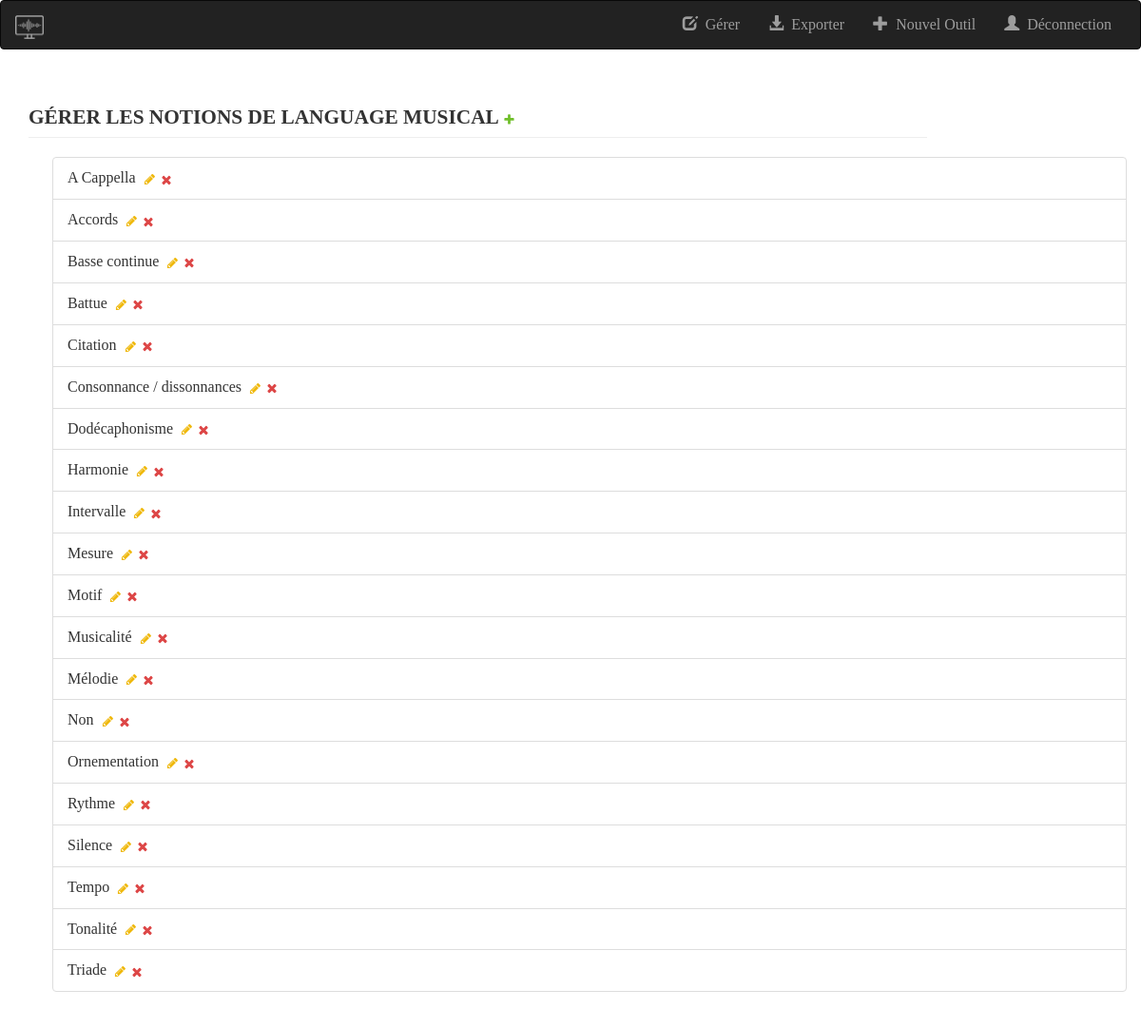
The page /gerer_languagemusical/ (signed in) on the database as committed earlier.
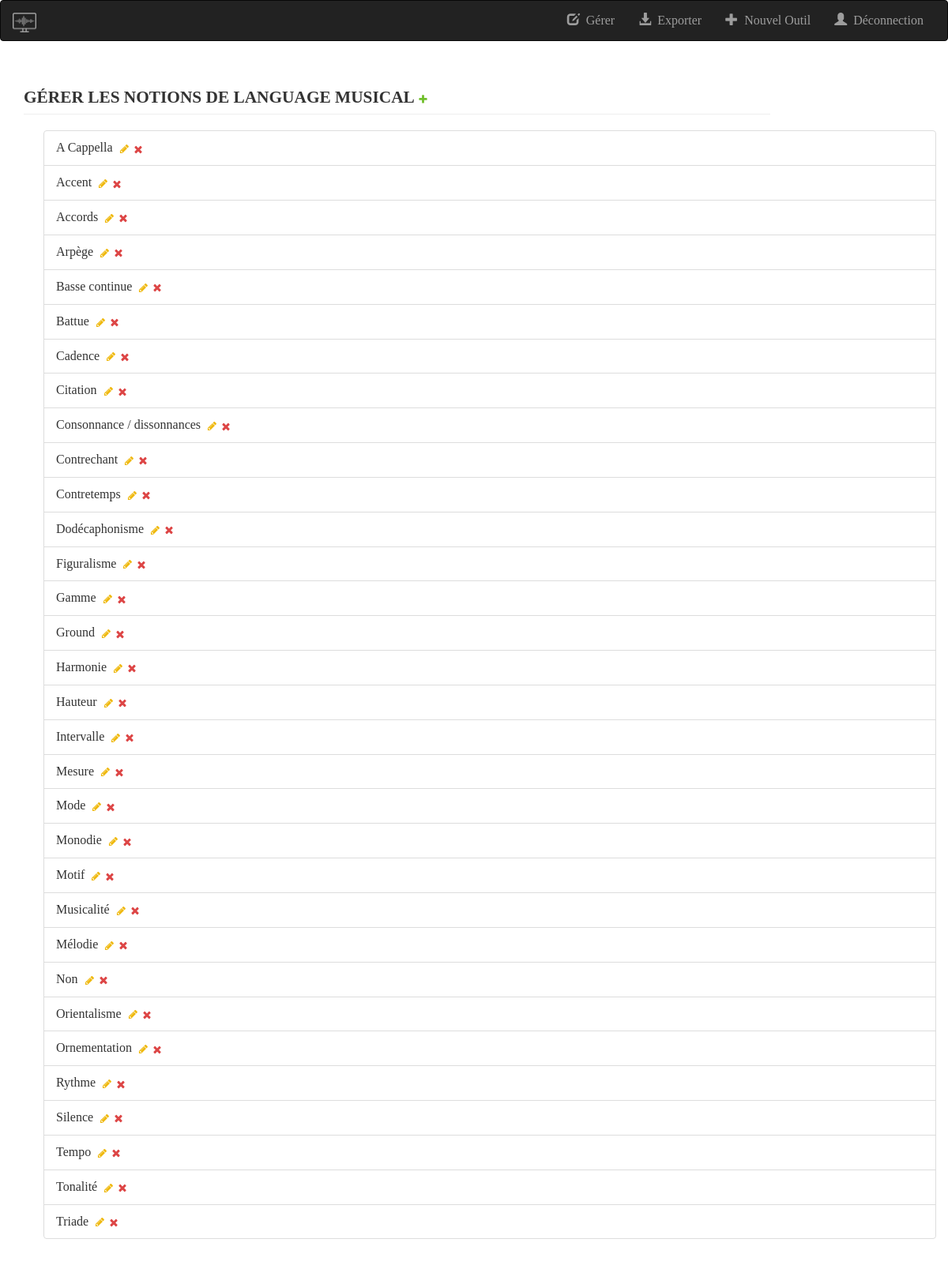
The same page on the database as committed later.
### bdmultimedia/models.py (models this page shows, shortened)
@python_2_unicode_compatible
class LanguageMusical(models.Model):
    nom = models.CharField(max_length=200, unique=True)
    class Meta:
        verbose_name = "Language musical"
        verbose_name_plural = "Languages musicaux"

### bdmultimedia/views.py (the view)
# urls.py: url(r'^gerer_languagemusical/$',views.GererLanguageMusical.as_view(),name='gerer_languageMusical'),
class GererLanguageMusical(generic.ListView):
    model = LanguageMusical
    template_name = 'gerer_languageMusical.html'
    context_object_name = 'all_languageMusical'
    liste = LanguageMusical.objects.order_by('nom')
    def get_queryset(self):
        return GererLanguageMusical.liste

### bdmultimedia/Templates/gerer_languageMusical.html (shortened to what this page needs)
{% extends "base.html" %}
{% load staticfiles %}
{% load bootstrap_tags %}
{% block body %}
    <div class="container-fluid">
        <div class="col-md-10">
            <h3 class="page-header">
                Gérer les notions de language musical
                {% if user.is_authenticated %}
                     <a class="related-widget-wrapper-link add-related" id="add_id_language_musical"
                        href="JavaScript:newPopup('/admin/bdmultimedia/languagemusical/add/?_to_field=id&amp;_popup=1');"
                        title="Ajouter une autre notion de language musical">
                        <img src="/static/media/icon-addlink.svg" alt="Ajouter"/>
                    </a>
                {% endif %}
            </h3>
        </div>
    </div>
<div class="container-fluid">
    <ul>
        {% for languagemusical in all_languageMusical %}
            <li class="list-group-item"> {{ languagemusical.nom }}&nbsp;
                {% if user.is_authenticated %}
                    <a class="related-widget-wrapper-link add-related" id="change_id_language_musical"
                        href="JavaScript:newPopup('/admin/bdmultimedia/languagemusical/{{ languagemusical.id }}/change/?_to_field=id&_popup=1');"
                        title="Modifier la notion de language musical">
                        <img src="/static/media/icon-changelink.svg" alt="Modifier"/>
                    </a>
                    <a class="related-widget-wrapper-link add-related" id="delete_id_language_musical"
                        href="JavaScript:newPopup('/admin/bdmultimedia/languagemusical/{{ languagemusical.id }}/delete/?_to_field=id&_popup=1');"
                        title="Suprimer la notion de language musical">
                        <img src="/static/media/icon-deletelink.svg" alt="Suprimer"/>
                    </a>
                {% endif %}
            </li>
        {% endfor %}
    </ul>
</div>
{% endblock %}

### bdmultimedia/Templates/base.html (shortened to what this page needs)
<!DOCTYPE html>
<html lang="fr">
<head>
    {% load staticfiles %}
    <link rel="stylesheet" href="https://maxcdn.bootstrapcdn.com/bootstrap/3.3.6/css/bootstrap.min.css">
    <link rel="stylesheet" href="../static/css/style.css">
</head>
<body>
    {% block header %}
        <header>
            <nav class="navbar navbar-inverse">
                <div class="container-fluid">
                    <div class="navbar-header">
                        <a class="navbar-brand" href="{% url 'aLaUne' %}"><img src="../static/media/icone_blanc.png" height="25px"/></a>
                    </div>
                    <div class="collapse navbar-collapse" id="barreNav">
                        {% if not user.is_authenticated %}
                            <ul class="nav navbar-nav navbar-right">
                                <li class="">
                                    <a href='/login/'>
                                        <span class="glyphicon glyphicon-user" aria-hidden="true"></span>&nbsp; S'identifier
                                    </a>
                                </li>
                            </ul>
                        {% else %}
                            <ul class="nav navbar-nav navbar-right">
                                <li class="">
                                    <a href='{% url "logout" %}?next={% url "aLaUne" %}'>
                                        <span class="glyphicon glyphicon-user" aria-hidden="true"></span>&nbsp; Déconnection
                                    </a>
                                </li>
                            </ul>
                            <ul class="nav navbar-nav navbar-right">
                                <li class="">
                                    <a href="JavaScript:newPopup('/admin/bdmultimedia/outil/add/?_to_field=id&amp;_popup=1');">
                                        <span class="glyphicon glyphicon-plus" aria-hidden="true"></span>&nbsp; Nouvel Outil
                                    </a>
                                </li>
                            </ul>
                            <ul class="nav navbar-nav navbar-right">
                                <li class="">
                                    <a href='/export/xls'><span class="glyphicon glyphicon-download-alt" aria-hidden="true"></span>&nbsp; Exporter</a>
                                </li>
                            </ul>
                            <ul class="nav navbar-nav navbar-right">
                                <li class="">
                                    <a href='/gerer'><span class="glyphicon glyphicon-edit" aria-hidden="true"></span>&nbsp; Gérer</a>
                                </li>
                            </ul>
                        {% endif %}
                    </div>
                </div>
            </nav>
        </header>
    {% endblock %}
    {% block body%} {% endblock%}
    {% block footer %}
        <footer>
            <div class="col-md-10 col-md-offset-1" align="center" style="color:#808080;font-size:10px;">
                <br><br><br>
            </div>
        </footer>
    {% endblock %}
</body>
</html>

### bdmultimedia/static/css/style.css (style rules this page uses)
ul { list-style-type: circle; }
li,div { font-family: 'UniversLTPro-55Roman'; src: url('webfonts/281358_0_unhinted_0.woff') format('woff'), url('webfonts/281358_0_unhinted_0.ttf') format('truetype'); font-size: 12pt; }
.navbar-brand { text-transform: uppercase; }
h1, h2, h3, h4, h5, h6 { font-family: 'UniversLTPro-55Roman'; src: url('webfonts/281358_0_unhinted_0.woff') format('woff'), url('webfonts/281358_0_unhinted_0.ttf') format('truetype'); text-transform: uppercase; }
h3 { font-size: 16pt; font-weight: bold; }
.navbar-header img { opacity : 0.6; }

Rows that differ between the two databases and show on the page:
added LanguageMusical: nom "Accent"
added LanguageMusical: nom "Arpège"
added LanguageMusical: nom "Cadence"
added LanguageMusical: nom "Contrechant"
added LanguageMusical: nom "Contretemps"
added LanguageMusical: nom "Figuralisme"
added LanguageMusical: nom "Gamme"
added LanguageMusical: nom "Ground"
added LanguageMusical: nom "Hauteur"
added LanguageMusical: nom "Mode"
added LanguageMusical: nom "Monodie"
added LanguageMusical: nom "Orientalisme"
